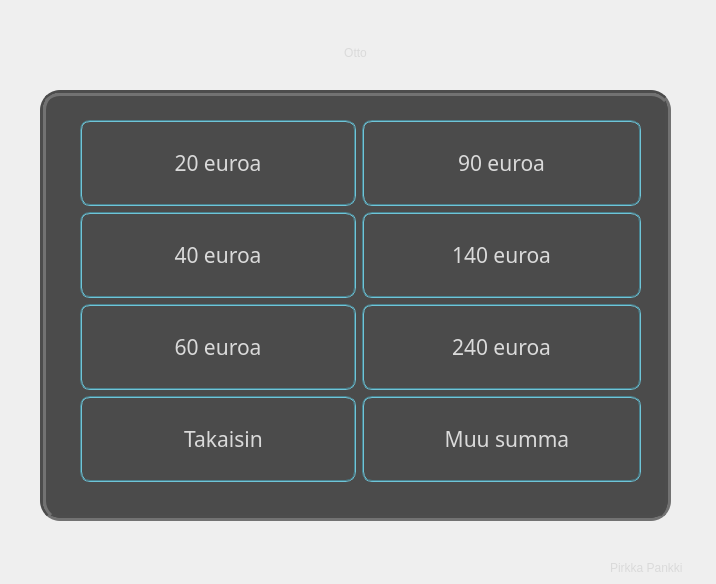
<?xml version="1.0" encoding="UTF-8"?>
<ui version="4.0">
 <class>OttoWindow</class>
 <widget class="QDialog" name="OttoWindow">
  <property name="geometry">
   <rect>
    <x>0</x>
    <y>0</y>
    <width>716</width>
    <height>584</height>
   </rect>
  </property>
  <property name="windowTitle">
   <string>Dialog</string>
  </property>
  <property name="styleSheet">
   <string notr="true">QDialog#OttoWindow {

	background-color: qlineargradient(spread:pad, x1:0, y1:0, x2:1, y2:1, stop:0 rgba(51, 51, 51, 255), stop:				0.525822 rgba(95, 95, 95, 255), stop:1 rgba(58, 58, 58, 255));
}

QFrame {
	background-color: rgb(75, 75, 75);
	border: 6px groove #4c4c4c;
	border-radius: 20px;
}

QLabel {
	background: transparent;
	border: none;
	font: 290 16pt &quot;Microsoft YaHei Light&quot;;
	color: #dadada;
}

QLabel#label {
qproperty-geometry:rect(80 40 551 26);
}

QPushButton {
	height: 70px;
	width: 260;	
	font: 290 16pt &quot;Microsoft YaHei Light&quot;;	
	color: #dadada;
	background-color: qlineargradient(spread:pad, x1:0, y1:0.431818, x2:1, y2:0.409364, stop:0.217877 			rgba(43, 	43, 43, 255), stop:0.50838 rgba(64, 64, 64, 255), stop:0.938547 rgba(37, 37, 37, 255));
	border: 2px groove #4a8390;
	border-radius: 10px;
	padding: 6px;
	text-align: justify;
}

QPushButton:hover {
	background-color: qlineargradient(spread:reflect, x1:0, y1:0, x2:0.488, y2:0, stop:0 rgba(37, 37, 37, 255), 	stop:1 rgba(104, 104, 104, 255));
}

QPushButton#btnalkuun:hover {
	color: rgb(247, 95, 97);
}


QPushButton:pressed {
	background-color: qlineargradient(spread:reflect, x1:0, y1:0, x2:0.488, y2:0, stop:0 rgba(22, 22, 22, 255), stop:1 rgba(64, 64, 64, 255));
}

QLabel#pirkkal {	
	color: #dadada;
	font: 350 10pt &quot;Leelawadee UI Semilight&quot;;
	qproperty-geometry:rect(610 550 101 35);
}

</string>
  </property>
  <widget class="QFrame" name="frame">
   <property name="geometry">
    <rect>
     <x>40</x>
     <y>90</y>
     <width>631</width>
     <height>431</height>
    </rect>
   </property>
   <property name="frameShape">
    <enum>QFrame::StyledPanel</enum>
   </property>
   <property name="frameShadow">
    <enum>QFrame::Raised</enum>
   </property>
   <widget class="QWidget" name="layoutWidget">
    <property name="geometry">
     <rect>
      <x>40</x>
      <y>30</y>
      <width>561</width>
      <height>367</height>
     </rect>
    </property>
    <layout class="QFormLayout" name="formLayout">
     <item row="0" column="0">
      <widget class="QPushButton" name="btn20euroa">
       <property name="font">
        <font>
         <family>Microsoft YaHei Light</family>
         <pointsize>16</pointsize>
         <italic>false</italic>
         <bold>false</bold>
        </font>
       </property>
       <property name="text">
        <string>20 euroa</string>
       </property>
      </widget>
     </item>
     <item row="0" column="1">
      <widget class="QPushButton" name="btn90euroa">
       <property name="font">
        <font>
         <family>Microsoft YaHei Light</family>
         <pointsize>16</pointsize>
         <italic>false</italic>
         <bold>false</bold>
        </font>
       </property>
       <property name="text">
        <string>90 euroa</string>
       </property>
      </widget>
     </item>
     <item row="1" column="0">
      <widget class="QPushButton" name="btn40euroa">
       <property name="font">
        <font>
         <family>Microsoft YaHei Light</family>
         <pointsize>16</pointsize>
         <italic>false</italic>
         <bold>false</bold>
        </font>
       </property>
       <property name="text">
        <string>40 euroa</string>
       </property>
      </widget>
     </item>
     <item row="1" column="1">
      <widget class="QPushButton" name="btn140euroa">
       <property name="font">
        <font>
         <family>Microsoft YaHei Light</family>
         <pointsize>16</pointsize>
         <italic>false</italic>
         <bold>false</bold>
        </font>
       </property>
       <property name="text">
        <string>140 euroa</string>
       </property>
      </widget>
     </item>
     <item row="2" column="0">
      <widget class="QPushButton" name="btn60euroa">
       <property name="font">
        <font>
         <family>Microsoft YaHei Light</family>
         <pointsize>16</pointsize>
         <italic>false</italic>
         <bold>false</bold>
        </font>
       </property>
       <property name="text">
        <string>60 euroa</string>
       </property>
      </widget>
     </item>
     <item row="2" column="1">
      <widget class="QPushButton" name="btn240euroa">
       <property name="font">
        <font>
         <family>Microsoft YaHei Light</family>
         <pointsize>16</pointsize>
         <italic>false</italic>
         <bold>false</bold>
        </font>
       </property>
       <property name="text">
        <string>240 euroa</string>
       </property>
      </widget>
     </item>
     <item row="3" column="0">
      <widget class="QPushButton" name="btnalkuun">
       <property name="font">
        <font>
         <family>Microsoft YaHei Light</family>
         <pointsize>16</pointsize>
         <italic>false</italic>
         <bold>false</bold>
        </font>
       </property>
       <property name="text">
        <string>  Takaisin</string>
       </property>
       <property name="icon">
        <iconset resource="gifsANDicons.qrc">
         <normaloff>:/icons/icons/left.png</normaloff>:/icons/icons/left.png</iconset>
       </property>
       <property name="iconSize">
        <size>
         <width>40</width>
         <height>40</height>
        </size>
       </property>
      </widget>
     </item>
     <item row="3" column="1">
      <widget class="QPushButton" name="btnmuusumma">
       <property name="font">
        <font>
         <family>Microsoft YaHei Light</family>
         <pointsize>16</pointsize>
         <italic>false</italic>
         <bold>false</bold>
        </font>
       </property>
       <property name="text">
        <string>  Muu summa</string>
       </property>
       <property name="icon">
        <iconset resource="gifsANDicons.qrc">
         <normaloff>:/icons/icons/money-check-edit.png</normaloff>:/icons/icons/money-check-edit.png</iconset>
       </property>
       <property name="iconSize">
        <size>
         <width>40</width>
         <height>40</height>
        </size>
       </property>
      </widget>
     </item>
    </layout>
   </widget>
  </widget>
  <widget class="QLabel" name="pirkkal">
   <property name="geometry">
    <rect>
     <x>610</x>
     <y>550</y>
     <width>101</width>
     <height>35</height>
    </rect>
   </property>
   <property name="text">
    <string>Pirkka Pankki</string>
   </property>
  </widget>
  <widget class="QLabel" name="label">
   <property name="geometry">
    <rect>
     <x>80</x>
     <y>40</y>
     <width>551</width>
     <height>26</height>
    </rect>
   </property>
   <property name="text">
    <string>Otto</string>
   </property>
   <property name="alignment">
    <set>Qt::AlignCenter</set>
   </property>
  </widget>
  <zorder>label</zorder>
  <zorder>frame</zorder>
  <zorder>pirkkal</zorder>
 </widget>
 <resources>
  <include location="gifsANDicons.qrc"/>
 </resources>
 <connections/>
</ui>
